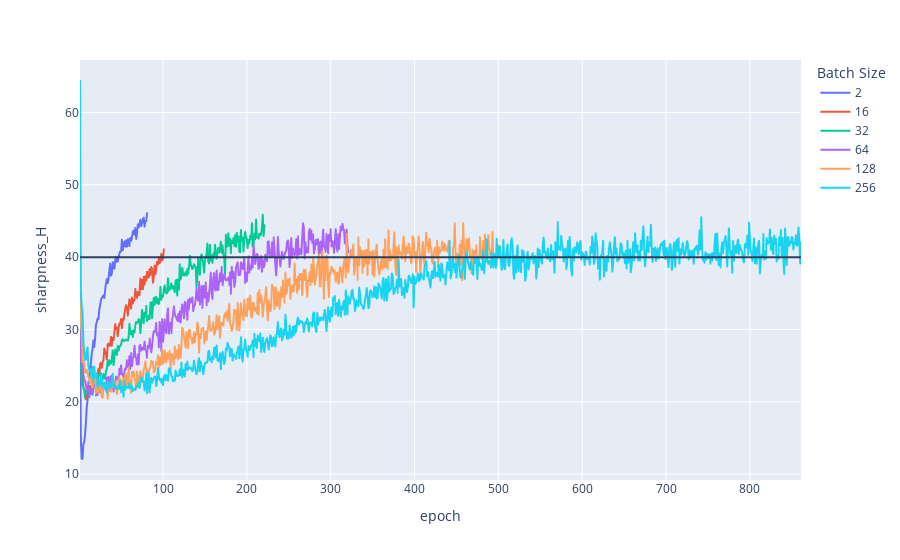

The cell this chart's notebook holds for it:
### Code cell
md, out = fn.load_output_files(output_dir)
batch_map = {48: 2,
             49: 16,
             50: 32,
             51: 64,
             52: 128,
             53: 256}

out = out[out['model_id'].isin([48, 49, 50, 51, 52, 53])]
out['Batch Size'] = out['model_id'].map(batch_map)

fig = px.line(out, x='epoch', y='sharpness_H', color='Batch Size')
fig.add_hline(40)
fig.show()

### Figure 1 — Plotly figure (JSON) as saved in the notebook; plotly's stock layout.template omitted (floating-point values rounded to 4 significant figures; data arrays with more than 128 entries replaced by an {"elided": "..."} marker saying what was removed)
{"data": [{"hovertemplate": "Batch Size=2<br>epoch=%{x}<br>sharpness_H=%{y}<extra></extra>", "legendgroup": "2", "line": {"color": "#636efa", "dash": "solid"}, "marker": {"symbol": "circle"}, "mode": "lines", "name": "2", "showlegend": true, "x": [1, 2, 3, 4, 5, 6, 7, 8, 9, 10, 11, 12, 13, 14, 15, 16, 17, 18, 19, 20, 21, 22, 23, 24, 25, 26, 27, 28, 29, 30, 31, 32, 33, 34, 35, 36, 37, 38, 39, 40, 41, 42, 43, 44, 45, 46, 47, 48, 49, 50, 51, 52, 53, 54, 55, 56, 57, 58, 59, 60, 61, 62, 63, 64, 65, 66, 67, 68, 69, 70, 71, 72, 73, 74, 75, 76, 77, 78, 79, 80, 81], "xaxis": "x", "y": [31.11, 14.82, 12.14, 12.1, 14.13, 14.41, 15.46, 17.07, 19.18, 20.27, 22.75, 22.71, 24.29, 25.32, 26.68, 27.3, 28.51, 27.58, 28.72, 30.63, 31.0, 31.51, 31.44, 32.74, 33.36, 34.05, 34.38, 34.53, 34.73, 34.35, 35.46, 36.35, 36.95, 36.39, 36.97, 38.09, 39.1, 37.44, 37.8, 39.3, 39.1, 38.39, 39.54, 40.05, 39.35, 39.4, 39.94, 40.49, 40.8, 40.78, 42.38, 40.97, 41.77, 42.16, 41.44, 42.31, 41.46, 42.47, 42.46, 41.53, 42.66, 42.24, 42.69, 43.51, 43.67, 43.11, 44.03, 42.53, 43.29, 44.53, 44.11, 44.63, 45.15, 44.27, 44.73, 45.27, 45.45, 44.22, 44.96, 45.0, 46.09], "yaxis": "y", "type": "scattergl"}, {"hovertemplate": "Batch Size=16<br>epoch=%{x}<br>sharpness_H=%{y}<extra></extra>", "legendgroup": "16", "line": {"color": "#EF553B", "dash": "solid"}, "marker": {"symbol": "circle"}, "mode": "lines", "name": "16", "showlegend": true, "x": [1, 2, 3, 4, 5, 6, 7, 8, 9, 10, 11, 12, 13, 14, 15, 16, 17, 18, 19, 20, 21, 22, 23, 24, 25, 26, 27, 28, 29, 30, 31, 32, 33, 34, 35, 36, 37, 38, 39, 40, 41, 42, 43, 44, 45, 46, 47, 48, 49, 50, 51, 52, 53, 54, 55, 56, 57, 58, 59, 60, 61, 62, 63, 64, 65, 66, 67, 68, 69, 70, 71, 72, 73, 74, 75, 76, 77, 78, 79, 80, 81, 82, 83, 84, 85, 86, 87, 88, 89, 90, 91, 92, 93, 94, 95, 96, 97, 98, 99, 100, 101], "xaxis": "x", "y": [33.82, 25.57, 23.78, 23.59, 22.11, 21.68, 21.5, 20.36, 20.79, 21.69, 22.26, 22.14, 22.22, 21.41, 21.87, 21.78, 21.97, 22.37, 22.36, 23.23, 23.61, 23.42, 24.59, 23.77, 25.28, 25.37, 24.7, 25.56, 25.72, 27.35, 26.95, 26.57, 25.87, 27.9, 28.05, 27.72, 27.83, 28.98, 27.76, 28.85, 28.55, 29.62, 30.74, 30.05, 30.26, 29.09, 30.19, 30.83, 30.71, 31.44, 30.17, 31.45, 31.3, 32.14, 32.89, 33.36, 33.03, 31.93, 33.03, 34.18, 33.75, 32.89, 34.4, 33.59, 34.11, 34.02, 35.59, 34.79, 34.36, 35.17, 34.75, 34.81, 37.03, 35.6, 36.84, 35.57, 37.26, 36.21, 37.34, 36.78, 37.99, 37.17, 37.24, 38.33, 37.55, 38.63, 38.32, 36.47, 37.26, 38.84, 37.66, 38.4, 39.36, 38.98, 39.98, 39.18, 39.35, 40.44, 39.58, 39.75, 41.07], "yaxis": "y", "type": "scattergl"}, {"hovertemplate": "Batch Size=32<br>epoch=%{x}<br>sharpness_H=%{y}<extra></extra>", "legendgroup": "32", "line": {"color": "#00cc96", "dash": "solid"}, "marker": {"symbol": "circle"}, "mode": "lines", "name": "32", "showlegend": true, "x": {"elided": "221 int values"}, "xaxis": "x", "y": {"elided": "221 float values"}, "yaxis": "y", "type": "scattergl"}, {"hovertemplate": "Batch Size=64<br>epoch=%{x}<br>sharpness_H=%{y}<extra></extra>", "legendgroup": "64", "line": {"color": "#ab63fa", "dash": "solid"}, "marker": {"symbol": "circle"}, "mode": "lines", "name": "64", "showlegend": true, "x": {"elided": "321 int values"}, "xaxis": "x", "y": {"elided": "321 float values"}, "yaxis": "y", "type": "scattergl"}, {"hovertemplate": "Batch Size=128<br>epoch=%{x}<br>sharpness_H=%{y}<extra></extra>", "legendgroup": "128", "line": {"color": "#FFA15A", "dash": "solid"}, "marker": {"symbol": "circle"}, "mode": "lines", "name": "128", "showlegend": true, "x": {"elided": "501 int values"}, "xaxis": "x", "y": {"elided": "501 float values"}, "yaxis": "y", "type": "scattergl"}, {"hovertemplate": "Batch Size=256<br>epoch=%{x}<br>sharpness_H=%{y}<extra></extra>", "legendgroup": "256", "line": {"color": "#19d3f3", "dash": "solid"}, "marker": {"symbol": "circle"}, "mode": "lines", "name": "256", "showlegend": true, "x": {"elided": "861 int values"}, "xaxis": "x", "y": {"elided": "861 float values"}, "yaxis": "y", "type": "scattergl"}], "layout": {"xaxis": {"anchor": "y", "domain": [0.0, 1.0], "title": {"text": "epoch"}}, "yaxis": {"anchor": "x", "domain": [0.0, 1.0], "title": {"text": "sharpness_H"}}, "legend": {"title": {"text": "Batch Size"}, "tracegroupgap": 0}, "margin": {"t": 60}, "shapes": [{"type": "line", "x0": 0, "x1": 1, "xref": "x domain", "y0": 40, "y1": 40, "yref": "y"}]}}
